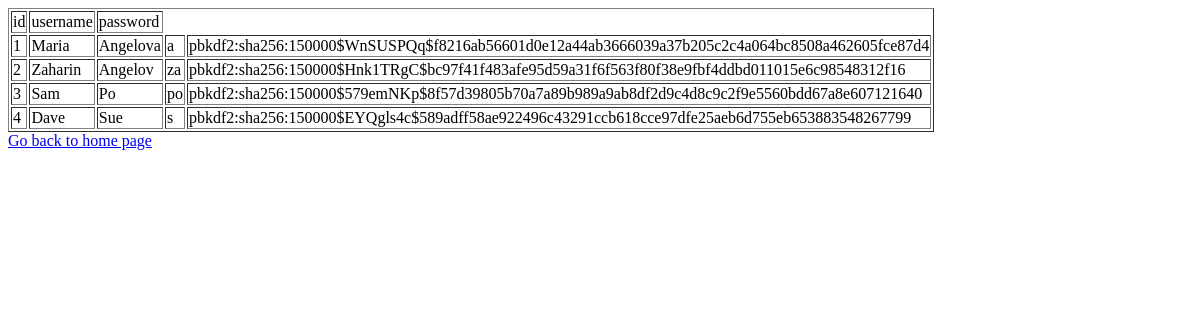
Page /users (signed in) on the earlier database version.
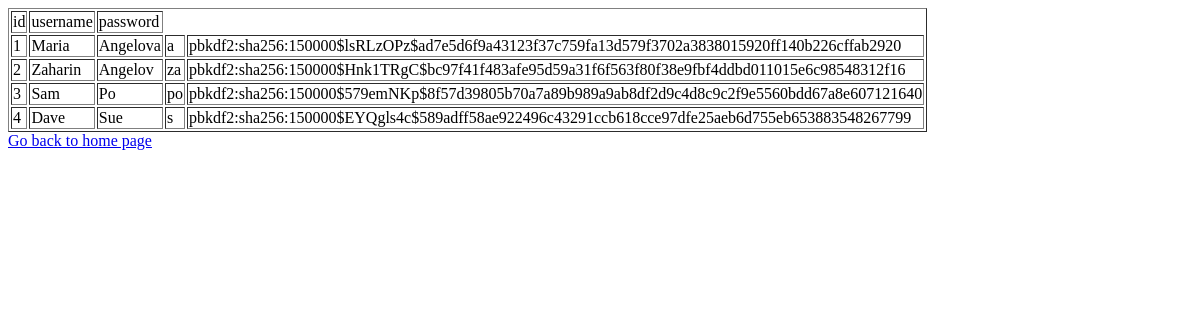
Same page on the later database version.
### models.py (models this page shows, shortened)
class User(db.Model):
    id = db.Column(db.Integer, primary_key=True)
    first_name = db.Column(db.String(50))
    last_name = db.Column(db.String(50))
    email = db.Column(db.String(50))
    password = db.Column(db.String(20))
    registered = db.Column(db.DateTime)
    posts = db.relationship("Post", backref='user')
    def __repr__(self):
        return '<User %r>' % self.first_name

### app.py (the view)
@app.route('/users')
@login_required
def users():
    users = User.query.all()
    print(users)
    return render_template("list.html", users=users)

### app.py (called while the page is built)
@app.after_request
def after_request(response):
    response.headers["Cache-Control"] = "no-cache, no-store, must-revalidate"
    response.headers["Expires"] = 0
    response.headers["Pragma"] = "no-cache"
    return response

### helper.py (called while the page is built)
def login_required(f):
    @wraps(f)
    def decorated_function(*args, **kwargs):
        if session.get("user_id") is None:
            return redirect("/login")
        return f(*args, **kwargs)
    return decorated_function

### templates/list.html
<!DOCTYPE html>
<html>
  <body>
    <table border="1">
      <thead>
        <td>id</td>
        <td>username</td>
        <td>password</td>
      </thead>
      {% for user in users %}
      <tr>
        <td>{{user.id}}</td>
        <td>{{user.first_name}}</td>
        <td>{{user.last_name}}</td>
        <td>{{user.email}}</td>
        <td>{{user.password}}</td>
      </tr>
      {% endfor %}
    </table>
    <a href="/">Go back to home page</a>
  </body>
</html>

Differences in the rows shown:
changed User "Maria": password "pbkdf2:sha256:150000$WnSUSPQq$f8216ab56601d0e12a44ab3666039a37b205c2c4a064bc8508a462605fce87d4" → "pbkdf2:sha256:150000$lsRLzOPz$ad7e5d6f9a43123f37c759fa13d579f3702a3838015920ff140b226cffab2920"
